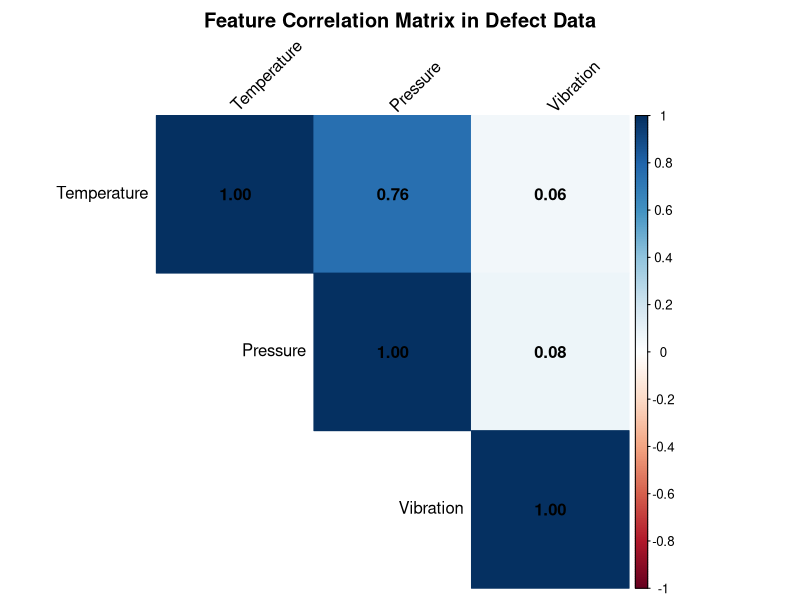

Here is the R script that generated this plot:
# 제조 공정 불량(Defect) 데이터 세트 상관관계 분석 및 탐색적 데이터 분석(EDA)
library(corrplot)
library(caret)


set.seed(123)
n_samples <- 500
temperature <- rnorm(n_samples, 70, 5)
pressure <- temperature * 0.5 + rnorm(n_samples, 30, 2)
vibration <- rnorm(n_samples, 10, 1)


defect_prob <- plogis(-15 + 0.15 * temperature + 0.1 * pressure)
defect_label <- rbinom(n_samples, 1, defect_prob)

manufacturing_data <- data.frame(
  Temperature = temperature,
  Pressure = pressure,
  Vibration = vibration,
  Defect = as.factor(defect_label)
)

num_features <- manufacturing_data[, c("Temperature", "Pressure", "Vibration")]
cor_matrix <- cor(num_features)

png("correlation_plot.png", width = 800, height = 600)
corrplot(cor_matrix, method = "color", type = "upper", 
         addCoef.col = "black", tl.col = "black", tl.srt = 45,
         title = "Feature Correlation Matrix in Defect Data",
         mar = c(0,0,2,0))
dev.off()

print("EDA Analysis Complete. Correlation plot saved as correlation_plot.png")
